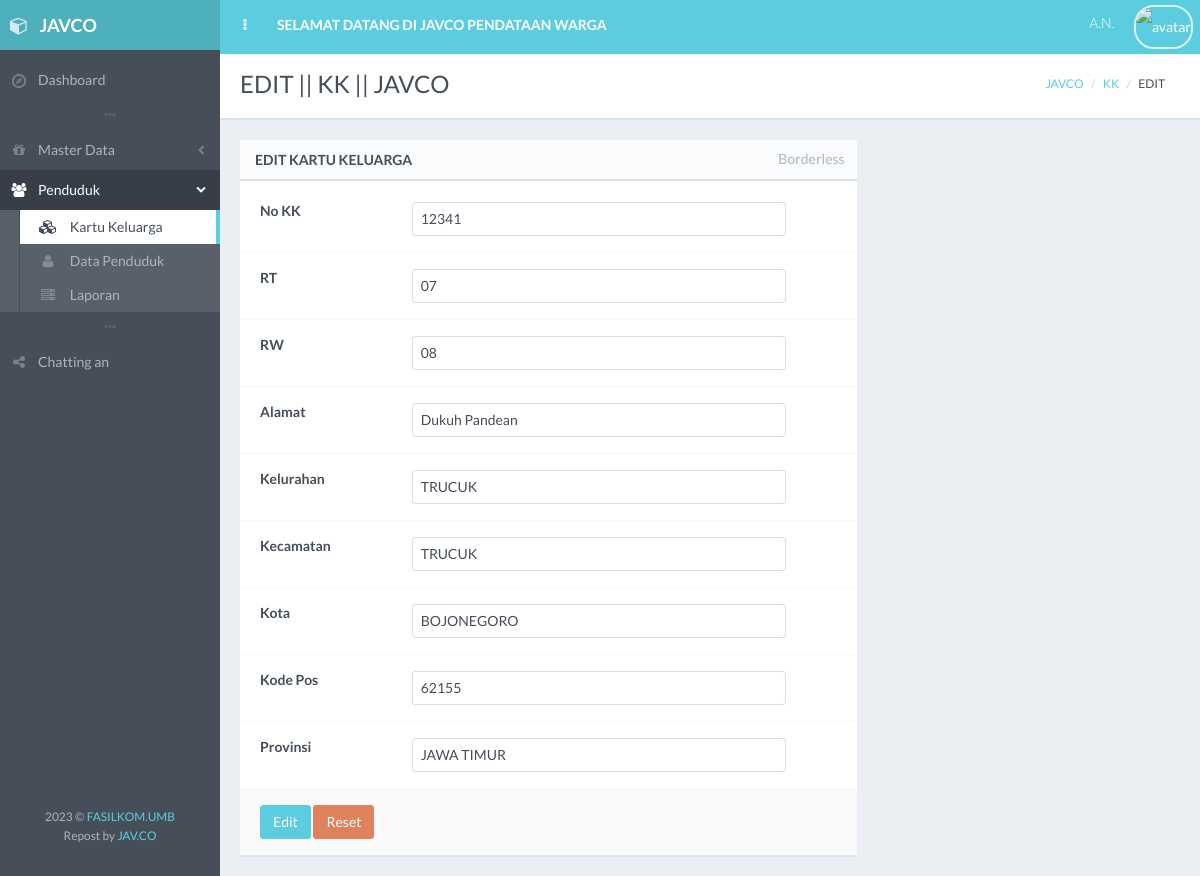
/kk/edit.php?edit=12341, run on the app's committed database.
### tables this page shows
CREATE TABLE `kk` (
  `id_kk` varchar(10) DEFAULT NULL,
  `no_kk` varchar(50) NOT NULL DEFAULT '',
  `alamat` varchar(30) DEFAULT NULL,
  `desa` varchar(30) DEFAULT NULL,
  `kecamatan` varchar(30) DEFAULT NULL,
  `kabupaten` varchar(30) DEFAULT NULL,
  `kode_pos` varchar(10) DEFAULT NULL,
  `provinsi` varchar(30) DEFAULT NULL,
  `rt` varchar(5) DEFAULT NULL,
  `rw` varchar(5) DEFAULT NULL,
  `kepala_keluarga` varchar(50) DEFAULT NULL,
  `status` varchar(1) DEFAULT NULL
);

### koneksi.php (called while the page is built)
<?php
$_mysqli = new mysqli("localhost", "root", "", "pendataan-penduduk");
return $_mysqli;

### kk/kk.php (called while the page is built, shortened)
<?php
class KK
{
    public function edit(){
        include ('../koneksi.php');
        $id_kk = $_GET['edit'];
        $ag = $_mysqli->query("SELECT * FROM kk WHERE no_kk = '$id_kk'");
        $kk = mysqli_fetch_array($ag);
        return $kk;
    }
}
 ?>

### kk/edit.php (the view, shortened to what this page needs)
<!DOCTYPE html>
<?php
include ('kk.php');
$new = new Kk();
if (isset($_GET['edit'])) {
    $edit = $new->edit();
}
$title = "EDIT || KK || JAVCO";
 ?>
 <html class="no-js" lang="en">
    <head>
        <link rel="stylesheet" href="../assets/css/bootstrap.min.css">
        <link rel="stylesheet" href="../assets/css/plugins.css">
        <link rel="stylesheet" href="../assets/css/main.css">
        <link rel="stylesheet" href="../assets/css/themes.css">
    </head>
    <body>
        <div id="page-wrapper" class="page-loading">
            <div id="page-container" class="header-fixed-top sidebar-visible-lg-full">
                <div id="main-container">
                    <header class="navbar navbar-inverse navbar-fixed-top">
                        <ul class="nav navbar-nav-custom">
                            <li>
                                <a href="javascript:void(0)" onclick="App.sidebar('toggle-sidebar');this.blur();">
                                    <i class="fa fa-ellipsis-v fa-fw animation-fadeInRight" id="sidebar-toggle-mini"></i>
                                </a>
                            </li>
                            <li class="hidden-xs animation-fadeInQuick">
                                <a href="../pilihan.php"><strong>SELAMAT DATANG DI JAVCO PENDATAAN WARGA</strong></a>
                            </li>
                        </ul>
                        <ul class="nav navbar-nav-custom pull-right">
                        </ul>
                    </header>
                    <div id="page-content">
                        <div class="content-header">
                            <div class="row">
                                <div class="col-sm-6">
                                    <div class="header-section">
                                        <h1><?php echo $title; ?></h1>
                                    </div>
                                </div>
                                <div class="col-sm-6 hidden-xs">
                                    <div class="header-section">
                                        <ul class="breadcrumb breadcrumb-top">
                                            <li><a href="../dashboard">JAVCO</a></li>
                                            <li><a href="../pilihan.php?menu=3">KK</a></li>
                                            <li>EDIT</li>
                                        </ul>
                                    </div>
                                </div>
                            </div>
                        </div>
                        <div class="row">
                        <div class="col-md-8">
                        <div class="block">
                            <div class="block-title">
                                <div class="block-options pull-right">
                                    <a href="javascript:void(0)" class="btn btn-effect-ripple btn-default toggle-bordered enable-tooltip" data-toggle="button" title="Toggles .form-bordered class">Borderless</a>
                                </div>
                                <h2>Edit Kartu Keluarga</h2>
                            </div>
                            <form action="edit.php?id<?php echo $edit['no_kk']; ?>" method="post" class="form-horizontal form-bordered">
                                <div class="form-group">
                                    <label class="col-md-3">No KK</label>
                                    <div class="col-md-8">
                                        <input type="text" name="no_kk" class="form-control" value="<?php echo $edit['no_kk']; ?>">
                                    </div>
                                </div>
                                <div class="form-group">
                                    <label class="col-md-3">RT</label>
                                    <div class="col-md-8">
                                        <input type="text" name="rt" class="form-control" value="<?php echo $edit['rt']; ?>">
                                    </div>
                                </div>
                                <div class="form-group">
                                    <label class="col-md-3">RW</label>
                                    <div class="col-md-8">
                                        <input type="text" name="rw" class="form-control" value="<?php echo $edit['rw']; ?>">
                                    </div>
                                </div>
                                <div class="form-group">
                                    <label class="col-md-3">Alamat</label>
                                    <div class="col-md-8">
                                        <input type="text" name="alamat" class="form-control" value="<?php echo $edit['alamat']; ?>">
                                    </div>
                                </div>
                                <div class="form-group">
                                    <label class="col-md-3">Kelurahan</label>
                                    <div class="col-md-8">
                                        <input type="text" name="desa" class="form-control" value="<?php echo $edit['desa']; ?>">
                                    </div>
                                </div>
                                <div class="form-group">
                                    <label class="col-md-3">Kecamatan</label>
                                    <div class="col-md-8">
                                        <input type="text" name="kecamatan" class="form-control" value="<?php echo $edit['kecamatan']; ?>">
                                    </div>
                                </div>
                                <div class="form-group">
                                    <label class="col-md-3">Kota</label>
                                    <div class="col-md-8">
                                        <input type="text" name="kabupaten" class="form-control" value="<?php echo $edit['kabupaten']; ?>">
                                    </div>
                                </div>
                                <div class="form-group">
                                    <label class="col-md-3">Kode Pos</label>
                                    <div class="col-md-8">
                                        <input type="text" name="kode_pos" class="form-control" Pos" value="<?php echo $edit['kode_pos']; ?>">
                                    </div>
                                </div>
                                <div class="form-group">
                                    <label class="col-md-3">Provinsi</label>
                                    <div class="col-md-8">
                                        <input type="text" name="provinsi" class="form-control" value="<?php echo $edit['provinsi']; ?>">
                                    </div>
                                </div>
                                <div class="form-group form-actions">
                                    <div class="col-md-12">
                                        <button type="submit" name="edit_proses" class="btn btn-effect-ripple btn-primary">Edit</button>
                                        <button type="reset" class="btn btn-effect-ripple btn-danger">Reset</button>
                                    </div>
                                </div>
                            </form>
                        </div>
                        </div>
                        </div>
                    </div>
                </div>
            </div>
        </div>
    </body>
</html>

### data on the page
kk: no_kk "12341", rt "07", rw "08", alamat "Dukuh Pandean", desa "TRUCUK", kecamatan "TRUCUK", kabupaten "BOJONEGORO", kode_pos "62155", provinsi "JAWA TIMUR"

### other printed values
$title "EDIT || KK || JAVCO"
